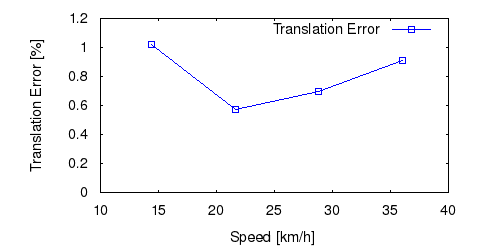

Generate this figure with gnuplot:
set term postscript eps enhanced color
set output "14_ts.eps"
set size ratio 0.5
set yrange [0:*]
set xlabel "Speed [km/h]"
set ylabel "Translation Error [%]"
plot "14_ts.txt" using ($1*3.6):($2*100) title 'Translation Error' lc rgb "#0000FF" pt 4 w linespoints
